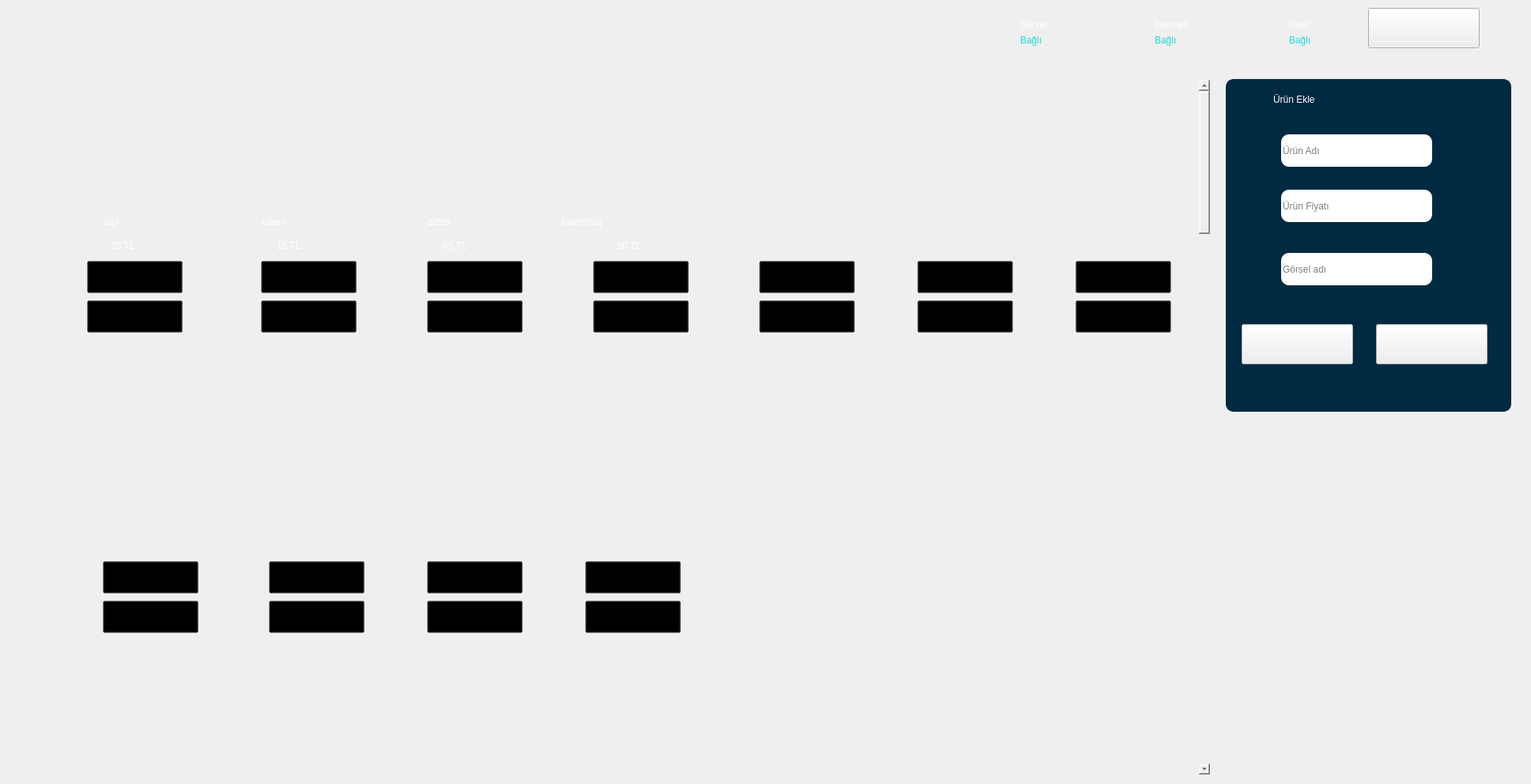
<?xml version="1.0" encoding="UTF-8"?>
<ui version="4.0">
 <class>frmAyarlar</class>
 <widget class="QWidget" name="frmAyarlar">
  <property name="geometry">
   <rect>
    <x>0</x>
    <y>0</y>
    <width>1936</width>
    <height>992</height>
   </rect>
  </property>
  <property name="windowTitle">
   <string>Form</string>
  </property>
  <property name="styleSheet">
   <string notr="true">#frmAyarlar{
background-image: url(:/arkaplan/3607424.jpg);
}</string>
  </property>
  <widget class="QScrollArea" name="scrollUrunler">
   <property name="geometry">
    <rect>
     <x>10</x>
     <y>100</y>
     <width>1521</width>
     <height>881</height>
    </rect>
   </property>
   <property name="styleSheet">
    <string notr="true">background-color: transparent; /* Tamamen şeffaf arka plan */


</string>
   </property>
   <property name="widgetResizable">
    <bool>true</bool>
   </property>
   <widget class="QWidget" name="scrollAreaWidgetContents">
    <property name="geometry">
     <rect>
      <x>0</x>
      <y>-11</y>
      <width>1498</width>
      <height>5022</height>
     </rect>
    </property>
    <layout class="QVBoxLayout" name="verticalLayout">
     <item>
      <widget class="QFrame" name="urunlerFrame">
       <property name="minimumSize">
        <size>
         <width>0</width>
         <height>5000</height>
        </size>
       </property>
       <property name="styleSheet">
        <string notr="true">#urunlerFrame{
selection-background-color: qlineargradient(spread:pad, x1:0, y1:0, x2:1, y2:0, stop:0 rgba(0, 0, 0, 0), stop:1 rgba(255, 255, 255, 255));
}</string>
       </property>
       <property name="frameShape">
        <enum>QFrame::StyledPanel</enum>
       </property>
       <property name="frameShadow">
        <enum>QFrame::Raised</enum>
       </property>
       <widget class="QLabel" name="lbl1">
        <property name="geometry">
         <rect>
          <x>80</x>
          <y>10</y>
          <width>151</width>
          <height>131</height>
         </rect>
        </property>
        <property name="styleSheet">
         <string notr="true">border-image: url(:/iconlar/silgi.jpg);
border-radius: 10px;</string>
        </property>
        <property name="text">
         <string/>
        </property>
       </widget>
       <widget class="QLabel" name="lblFiat3">
        <property name="geometry">
         <rect>
          <x>540</x>
          <y>180</y>
          <width>101</width>
          <height>41</height>
         </rect>
        </property>
        <property name="styleSheet">
         <string notr="true">color:white;
font: 87 13pt &quot;Arial Black&quot;;
</string>
        </property>
        <property name="text">
         <string>65 TL</string>
        </property>
        <property name="margin">
         <number>0</number>
        </property>
       </widget>
       <widget class="QLabel" name="lblFiat2">
        <property name="geometry">
         <rect>
          <x>330</x>
          <y>180</y>
          <width>101</width>
          <height>41</height>
         </rect>
        </property>
        <property name="styleSheet">
         <string notr="true">color:white;
font: 87 13pt &quot;Arial Black&quot;;
</string>
        </property>
        <property name="text">
         <string>15 TL</string>
        </property>
        <property name="margin">
         <number>0</number>
        </property>
       </widget>
       <widget class="QLabel" name="lbl2">
        <property name="geometry">
         <rect>
          <x>290</x>
          <y>10</y>
          <width>151</width>
          <height>131</height>
         </rect>
        </property>
        <property name="styleSheet">
         <string notr="true">border-image: url(:/iconlar/kalem.png);
border-radius: 10px;</string>
        </property>
        <property name="text">
         <string/>
        </property>
       </widget>
       <widget class="QPushButton" name="urunGuncelle1">
        <property name="geometry">
         <rect>
          <x>90</x>
          <y>220</y>
          <width>121</width>
          <height>41</height>
         </rect>
        </property>
        <property name="styleSheet">
         <string notr="true">border-image: url(:/iconlar/Custom-Icon-Design-Flatastic-4-Shopping-cart-add.512.png);
border-image: url(:/butonlar/ugncl.png);
border-rodius:15px;</string>
        </property>
        <property name="text">
         <string/>
        </property>
       </widget>
       <widget class="QLabel" name="lbl4">
        <property name="geometry">
         <rect>
          <x>710</x>
          <y>10</y>
          <width>151</width>
          <height>131</height>
         </rect>
        </property>
        <property name="styleSheet">
         <string notr="true">border-image: url(:/iconlar/kalemTiras.png);
border-radius: 10px;</string>
        </property>
        <property name="text">
         <string/>
        </property>
       </widget>
       <widget class="QLabel" name="txt3">
        <property name="geometry">
         <rect>
          <x>520</x>
          <y>150</y>
          <width>111</width>
          <height>41</height>
         </rect>
        </property>
        <property name="styleSheet">
         <string notr="true">color:white;
font: 87 20pt &quot;Arial Black&quot;;
</string>
        </property>
        <property name="text">
         <string>defter</string>
        </property>
        <property name="margin">
         <number>0</number>
        </property>
       </widget>
       <widget class="QLabel" name="lblFiat1">
        <property name="geometry">
         <rect>
          <x>120</x>
          <y>180</y>
          <width>101</width>
          <height>41</height>
         </rect>
        </property>
        <property name="styleSheet">
         <string notr="true">color:white;
font: 87 13pt &quot;Arial Black&quot;;
</string>
        </property>
        <property name="text">
         <string>20 TL</string>
        </property>
        <property name="margin">
         <number>0</number>
        </property>
       </widget>
       <widget class="QLabel" name="lblFiat4">
        <property name="geometry">
         <rect>
          <x>760</x>
          <y>180</y>
          <width>101</width>
          <height>41</height>
         </rect>
        </property>
        <property name="styleSheet">
         <string notr="true">color:white;
font: 87 13pt &quot;Arial Black&quot;;
</string>
        </property>
        <property name="text">
         <string>10 TL</string>
        </property>
        <property name="margin">
         <number>0</number>
        </property>
       </widget>
       <widget class="QLabel" name="txt4">
        <property name="geometry">
         <rect>
          <x>690</x>
          <y>150</y>
          <width>211</width>
          <height>41</height>
         </rect>
        </property>
        <property name="styleSheet">
         <string notr="true">color:white;
font: 87 20pt &quot;Arial Black&quot;;
</string>
        </property>
        <property name="text">
         <string>kalemtraş</string>
        </property>
        <property name="margin">
         <number>0</number>
        </property>
       </widget>
       <widget class="QLabel" name="txt1">
        <property name="geometry">
         <rect>
          <x>110</x>
          <y>150</y>
          <width>91</width>
          <height>41</height>
         </rect>
        </property>
        <property name="styleSheet">
         <string notr="true">color:white;
font: 87 20pt &quot;Arial Black&quot;;
</string>
        </property>
        <property name="text">
         <string>silgi</string>
        </property>
        <property name="margin">
         <number>0</number>
        </property>
       </widget>
       <widget class="QLabel" name="lbl3">
        <property name="geometry">
         <rect>
          <x>500</x>
          <y>10</y>
          <width>151</width>
          <height>131</height>
         </rect>
        </property>
        <property name="styleSheet">
         <string notr="true">border-image: url(:/iconlar/defter.png);
border-radius: 10px;</string>
        </property>
        <property name="text">
         <string/>
        </property>
       </widget>
       <widget class="QLabel" name="txt2">
        <property name="geometry">
         <rect>
          <x>310</x>
          <y>150</y>
          <width>111</width>
          <height>41</height>
         </rect>
        </property>
        <property name="styleSheet">
         <string notr="true">color:white;
font: 87 20pt &quot;Arial Black&quot;;
</string>
        </property>
        <property name="text">
         <string>kalem</string>
        </property>
        <property name="margin">
         <number>0</number>
        </property>
       </widget>
       <widget class="QLabel" name="lblFiat4_6">
        <property name="geometry">
         <rect>
          <x>310</x>
          <y>540</y>
          <width>101</width>
          <height>41</height>
         </rect>
        </property>
        <property name="styleSheet">
         <string notr="true">color:white;
font: 87 13pt &quot;Arial Black&quot;;
</string>
        </property>
        <property name="text">
         <string/>
        </property>
        <property name="margin">
         <number>0</number>
        </property>
       </widget>
       <widget class="QLabel" name="lbl8">
        <property name="geometry">
         <rect>
          <x>70</x>
          <y>370</y>
          <width>151</width>
          <height>131</height>
         </rect>
        </property>
        <property name="styleSheet">
         <string notr="true">border-image: url(:/iconlar/);
border-radius: 10px;</string>
        </property>
        <property name="text">
         <string/>
        </property>
       </widget>
       <widget class="QLabel" name="lblFiat4_7">
        <property name="geometry">
         <rect>
          <x>120</x>
          <y>540</y>
          <width>101</width>
          <height>41</height>
         </rect>
        </property>
        <property name="styleSheet">
         <string notr="true">color:white;
font: 87 13pt &quot;Arial Black&quot;;
</string>
        </property>
        <property name="text">
         <string/>
        </property>
        <property name="margin">
         <number>0</number>
        </property>
       </widget>
       <widget class="QLabel" name="txt4_6">
        <property name="geometry">
         <rect>
          <x>240</x>
          <y>510</y>
          <width>211</width>
          <height>41</height>
         </rect>
        </property>
        <property name="styleSheet">
         <string notr="true">color:white;
font: 87 20pt &quot;Arial Black&quot;;
</string>
        </property>
        <property name="text">
         <string/>
        </property>
        <property name="margin">
         <number>0</number>
        </property>
       </widget>
       <widget class="QLabel" name="txt4_7">
        <property name="geometry">
         <rect>
          <x>50</x>
          <y>510</y>
          <width>211</width>
          <height>41</height>
         </rect>
        </property>
        <property name="styleSheet">
         <string notr="true">color:white;
font: 87 20pt &quot;Arial Black&quot;;
</string>
        </property>
        <property name="text">
         <string/>
        </property>
        <property name="margin">
         <number>0</number>
        </property>
       </widget>
       <widget class="QLabel" name="lbl4_7">
        <property name="geometry">
         <rect>
          <x>260</x>
          <y>370</y>
          <width>151</width>
          <height>131</height>
         </rect>
        </property>
        <property name="styleSheet">
         <string notr="true">border-image: url(:/iconlar/);
border-radius: 10px;</string>
        </property>
        <property name="text">
         <string/>
        </property>
       </widget>
       <widget class="QLabel" name="txt4_8">
        <property name="geometry">
         <rect>
          <x>660</x>
          <y>510</y>
          <width>211</width>
          <height>41</height>
         </rect>
        </property>
        <property name="styleSheet">
         <string notr="true">color:white;
font: 87 20pt &quot;Arial Black&quot;;
</string>
        </property>
        <property name="text">
         <string/>
        </property>
        <property name="margin">
         <number>0</number>
        </property>
       </widget>
       <widget class="QLabel" name="lbl4_8">
        <property name="geometry">
         <rect>
          <x>490</x>
          <y>370</y>
          <width>151</width>
          <height>131</height>
         </rect>
        </property>
        <property name="styleSheet">
         <string notr="true">border-image: url(:/iconlar/);
border-radius: 10px;</string>
        </property>
        <property name="text">
         <string/>
        </property>
       </widget>
       <widget class="QLabel" name="txt4_9">
        <property name="geometry">
         <rect>
          <x>470</x>
          <y>510</y>
          <width>211</width>
          <height>41</height>
         </rect>
        </property>
        <property name="styleSheet">
         <string notr="true">color:white;
font: 87 20pt &quot;Arial Black&quot;;
</string>
        </property>
        <property name="text">
         <string/>
        </property>
        <property name="margin">
         <number>0</number>
        </property>
       </widget>
       <widget class="QLabel" name="lbl4_9">
        <property name="geometry">
         <rect>
          <x>680</x>
          <y>370</y>
          <width>151</width>
          <height>131</height>
         </rect>
        </property>
        <property name="styleSheet">
         <string notr="true">border-image: url(:/iconlar/);
border-radius: 10px;</string>
        </property>
        <property name="text">
         <string/>
        </property>
       </widget>
       <widget class="QLabel" name="lblFiat4_8">
        <property name="geometry">
         <rect>
          <x>730</x>
          <y>540</y>
          <width>101</width>
          <height>41</height>
         </rect>
        </property>
        <property name="styleSheet">
         <string notr="true">color:white;
font: 87 13pt &quot;Arial Black&quot;;
</string>
        </property>
        <property name="text">
         <string/>
        </property>
        <property name="margin">
         <number>0</number>
        </property>
       </widget>
       <widget class="QLabel" name="lblFiat4_9">
        <property name="geometry">
         <rect>
          <x>540</x>
          <y>540</y>
          <width>101</width>
          <height>41</height>
         </rect>
        </property>
        <property name="styleSheet">
         <string notr="true">color:white;
font: 87 13pt &quot;Arial Black&quot;;
</string>
        </property>
        <property name="text">
         <string/>
        </property>
        <property name="margin">
         <number>0</number>
        </property>
       </widget>
       <widget class="QLabel" name="lbl5">
        <property name="geometry">
         <rect>
          <x>920</x>
          <y>10</y>
          <width>151</width>
          <height>131</height>
         </rect>
        </property>
        <property name="styleSheet">
         <string notr="true">border-image: url(:/iconlar/);
border-radius: 10px;</string>
        </property>
        <property name="text">
         <string/>
        </property>
       </widget>
       <widget class="QLabel" name="txt5">
        <property name="geometry">
         <rect>
          <x>900</x>
          <y>150</y>
          <width>211</width>
          <height>41</height>
         </rect>
        </property>
        <property name="styleSheet">
         <string notr="true">color:white;
font: 87 20pt &quot;Arial Black&quot;;
</string>
        </property>
        <property name="text">
         <string/>
        </property>
        <property name="margin">
         <number>0</number>
        </property>
       </widget>
       <widget class="QLabel" name="lblFiat5">
        <property name="geometry">
         <rect>
          <x>950</x>
          <y>180</y>
          <width>101</width>
          <height>41</height>
         </rect>
        </property>
        <property name="styleSheet">
         <string notr="true">color:white;
font: 87 13pt &quot;Arial Black&quot;;
</string>
        </property>
        <property name="text">
         <string/>
        </property>
        <property name="margin">
         <number>0</number>
        </property>
       </widget>
       <widget class="QLabel" name="lblFiat6">
        <property name="geometry">
         <rect>
          <x>1150</x>
          <y>180</y>
          <width>101</width>
          <height>41</height>
         </rect>
        </property>
        <property name="styleSheet">
         <string notr="true">color:white;
font: 87 13pt &quot;Arial Black&quot;;
</string>
        </property>
        <property name="text">
         <string/>
        </property>
        <property name="margin">
         <number>0</number>
        </property>
       </widget>
       <widget class="QLabel" name="lbl6">
        <property name="geometry">
         <rect>
          <x>1120</x>
          <y>10</y>
          <width>151</width>
          <height>131</height>
         </rect>
        </property>
        <property name="styleSheet">
         <string notr="true">border-image: url(:/iconlar/);
border-radius: 10px;</string>
        </property>
        <property name="text">
         <string/>
        </property>
       </widget>
       <widget class="QLabel" name="txt6">
        <property name="geometry">
         <rect>
          <x>1100</x>
          <y>150</y>
          <width>211</width>
          <height>41</height>
         </rect>
        </property>
        <property name="styleSheet">
         <string notr="true">color:white;
font: 87 20pt &quot;Arial Black&quot;;
</string>
        </property>
        <property name="text">
         <string/>
        </property>
        <property name="margin">
         <number>0</number>
        </property>
       </widget>
       <widget class="QLabel" name="lbl7">
        <property name="geometry">
         <rect>
          <x>1330</x>
          <y>10</y>
          <width>151</width>
          <height>131</height>
         </rect>
        </property>
        <property name="styleSheet">
         <string notr="true">border-image: url(:/iconlar/);
border-radius: 10px;</string>
        </property>
        <property name="text">
         <string/>
        </property>
       </widget>
       <widget class="QLabel" name="txt7">
        <property name="geometry">
         <rect>
          <x>1310</x>
          <y>150</y>
          <width>211</width>
          <height>41</height>
         </rect>
        </property>
        <property name="styleSheet">
         <string notr="true">color:white;
font: 87 20pt &quot;Arial Black&quot;;
</string>
        </property>
        <property name="text">
         <string/>
        </property>
        <property name="margin">
         <number>0</number>
        </property>
       </widget>
       <widget class="QLabel" name="lblFiat7">
        <property name="geometry">
         <rect>
          <x>1350</x>
          <y>170</y>
          <width>101</width>
          <height>41</height>
         </rect>
        </property>
        <property name="styleSheet">
         <string notr="true">color:white;
font: 87 13pt &quot;Arial Black&quot;;
</string>
        </property>
        <property name="text">
         <string/>
        </property>
        <property name="margin">
         <number>0</number>
        </property>
       </widget>
       <widget class="QPushButton" name="urunSil1">
        <property name="geometry">
         <rect>
          <x>90</x>
          <y>270</y>
          <width>121</width>
          <height>41</height>
         </rect>
        </property>
        <property name="styleSheet">
         <string notr="true">border-image: url(:/butonlar/usıl.png);
border-rodius:15px;</string>
        </property>
        <property name="text">
         <string/>
        </property>
       </widget>
       <widget class="QPushButton" name="urunGuncelle2">
        <property name="geometry">
         <rect>
          <x>310</x>
          <y>220</y>
          <width>121</width>
          <height>41</height>
         </rect>
        </property>
        <property name="styleSheet">
         <string notr="true">border-image: url(:/iconlar/Custom-Icon-Design-Flatastic-4-Shopping-cart-add.512.png);
border-image: url(:/butonlar/ugncl.png);
border-rodius:15px;</string>
        </property>
        <property name="text">
         <string/>
        </property>
       </widget>
       <widget class="QPushButton" name="urunSil2">
        <property name="geometry">
         <rect>
          <x>310</x>
          <y>270</y>
          <width>121</width>
          <height>41</height>
         </rect>
        </property>
        <property name="styleSheet">
         <string notr="true">border-image: url(:/butonlar/usıl.png);
border-rodius:15px;</string>
        </property>
        <property name="text">
         <string/>
        </property>
       </widget>
       <widget class="QPushButton" name="urunSil3">
        <property name="geometry">
         <rect>
          <x>520</x>
          <y>270</y>
          <width>121</width>
          <height>41</height>
         </rect>
        </property>
        <property name="styleSheet">
         <string notr="true">border-image: url(:/butonlar/usıl.png);
border-rodius:15px;</string>
        </property>
        <property name="text">
         <string/>
        </property>
       </widget>
       <widget class="QPushButton" name="urunGuncelle3">
        <property name="geometry">
         <rect>
          <x>520</x>
          <y>220</y>
          <width>121</width>
          <height>41</height>
         </rect>
        </property>
        <property name="styleSheet">
         <string notr="true">border-image: url(:/iconlar/Custom-Icon-Design-Flatastic-4-Shopping-cart-add.512.png);
border-image: url(:/butonlar/ugncl.png);
border-rodius:15px;</string>
        </property>
        <property name="text">
         <string/>
        </property>
       </widget>
       <widget class="QPushButton" name="urunGuncelle4">
        <property name="geometry">
         <rect>
          <x>730</x>
          <y>220</y>
          <width>121</width>
          <height>41</height>
         </rect>
        </property>
        <property name="styleSheet">
         <string notr="true">border-image: url(:/iconlar/Custom-Icon-Design-Flatastic-4-Shopping-cart-add.512.png);
border-image: url(:/butonlar/ugncl.png);
border-rodius:15px;</string>
        </property>
        <property name="text">
         <string/>
        </property>
       </widget>
       <widget class="QPushButton" name="urunSil4">
        <property name="geometry">
         <rect>
          <x>730</x>
          <y>270</y>
          <width>121</width>
          <height>41</height>
         </rect>
        </property>
        <property name="styleSheet">
         <string notr="true">border-image: url(:/butonlar/usıl.png);
border-rodius:15px;</string>
        </property>
        <property name="text">
         <string/>
        </property>
       </widget>
       <widget class="QPushButton" name="urunGuncelle5">
        <property name="geometry">
         <rect>
          <x>940</x>
          <y>220</y>
          <width>121</width>
          <height>41</height>
         </rect>
        </property>
        <property name="styleSheet">
         <string notr="true">border-image: url(:/iconlar/Custom-Icon-Design-Flatastic-4-Shopping-cart-add.512.png);
border-image: url(:/butonlar/ugncl.png);
border-rodius:15px;</string>
        </property>
        <property name="text">
         <string/>
        </property>
       </widget>
       <widget class="QPushButton" name="urunSil5">
        <property name="geometry">
         <rect>
          <x>940</x>
          <y>270</y>
          <width>121</width>
          <height>41</height>
         </rect>
        </property>
        <property name="styleSheet">
         <string notr="true">border-image: url(:/butonlar/usıl.png);
border-rodius:15px;</string>
        </property>
        <property name="text">
         <string/>
        </property>
       </widget>
       <widget class="QPushButton" name="urunGuncelle6">
        <property name="geometry">
         <rect>
          <x>1140</x>
          <y>220</y>
          <width>121</width>
          <height>41</height>
         </rect>
        </property>
        <property name="styleSheet">
         <string notr="true">border-image: url(:/iconlar/Custom-Icon-Design-Flatastic-4-Shopping-cart-add.512.png);
border-image: url(:/butonlar/ugncl.png);
border-rodius:15px;</string>
        </property>
        <property name="text">
         <string/>
        </property>
       </widget>
       <widget class="QPushButton" name="urunSil6">
        <property name="geometry">
         <rect>
          <x>1140</x>
          <y>270</y>
          <width>121</width>
          <height>41</height>
         </rect>
        </property>
        <property name="styleSheet">
         <string notr="true">border-image: url(:/butonlar/usıl.png);
border-rodius:15px;</string>
        </property>
        <property name="text">
         <string/>
        </property>
       </widget>
       <widget class="QPushButton" name="urunGuncelle7">
        <property name="geometry">
         <rect>
          <x>1340</x>
          <y>220</y>
          <width>121</width>
          <height>41</height>
         </rect>
        </property>
        <property name="styleSheet">
         <string notr="true">border-image: url(:/iconlar/Custom-Icon-Design-Flatastic-4-Shopping-cart-add.512.png);
border-image: url(:/butonlar/ugncl.png);
border-rodius:15px;</string>
        </property>
        <property name="text">
         <string/>
        </property>
       </widget>
       <widget class="QPushButton" name="urunSil7">
        <property name="geometry">
         <rect>
          <x>1340</x>
          <y>270</y>
          <width>121</width>
          <height>41</height>
         </rect>
        </property>
        <property name="styleSheet">
         <string notr="true">border-image: url(:/butonlar/usıl.png);
border-rodius:15px;</string>
        </property>
        <property name="text">
         <string/>
        </property>
       </widget>
       <widget class="QPushButton" name="urunGuncelle8">
        <property name="geometry">
         <rect>
          <x>110</x>
          <y>600</y>
          <width>121</width>
          <height>41</height>
         </rect>
        </property>
        <property name="styleSheet">
         <string notr="true">border-image: url(:/iconlar/Custom-Icon-Design-Flatastic-4-Shopping-cart-add.512.png);
border-image: url(:/butonlar/ugncl.png);
border-rodius:15px;</string>
        </property>
        <property name="text">
         <string/>
        </property>
       </widget>
       <widget class="QPushButton" name="urunSil8">
        <property name="geometry">
         <rect>
          <x>110</x>
          <y>650</y>
          <width>121</width>
          <height>41</height>
         </rect>
        </property>
        <property name="styleSheet">
         <string notr="true">border-image: url(:/butonlar/usıl.png);
border-rodius:15px;</string>
        </property>
        <property name="text">
         <string/>
        </property>
       </widget>
       <widget class="QPushButton" name="urunGuncelle10">
        <property name="geometry">
         <rect>
          <x>520</x>
          <y>600</y>
          <width>121</width>
          <height>41</height>
         </rect>
        </property>
        <property name="styleSheet">
         <string notr="true">border-image: url(:/iconlar/Custom-Icon-Design-Flatastic-4-Shopping-cart-add.512.png);
border-image: url(:/butonlar/ugncl.png);
border-rodius:15px;</string>
        </property>
        <property name="text">
         <string/>
        </property>
       </widget>
       <widget class="QPushButton" name="urunSil9">
        <property name="geometry">
         <rect>
          <x>320</x>
          <y>650</y>
          <width>121</width>
          <height>41</height>
         </rect>
        </property>
        <property name="styleSheet">
         <string notr="true">border-image: url(:/butonlar/usıl.png);
border-rodius:15px;</string>
        </property>
        <property name="text">
         <string/>
        </property>
       </widget>
       <widget class="QPushButton" name="urunGuncelle9">
        <property name="geometry">
         <rect>
          <x>320</x>
          <y>600</y>
          <width>121</width>
          <height>41</height>
         </rect>
        </property>
        <property name="styleSheet">
         <string notr="true">border-image: url(:/iconlar/Custom-Icon-Design-Flatastic-4-Shopping-cart-add.512.png);
border-image: url(:/butonlar/ugncl.png);
border-rodius:15px;</string>
        </property>
        <property name="text">
         <string/>
        </property>
       </widget>
       <widget class="QPushButton" name="urunSil10">
        <property name="geometry">
         <rect>
          <x>520</x>
          <y>650</y>
          <width>121</width>
          <height>41</height>
         </rect>
        </property>
        <property name="styleSheet">
         <string notr="true">border-image: url(:/butonlar/usıl.png);
border-rodius:15px;</string>
        </property>
        <property name="text">
         <string/>
        </property>
       </widget>
       <widget class="QPushButton" name="urunGuncelle11">
        <property name="geometry">
         <rect>
          <x>720</x>
          <y>600</y>
          <width>121</width>
          <height>41</height>
         </rect>
        </property>
        <property name="styleSheet">
         <string notr="true">border-image: url(:/iconlar/Custom-Icon-Design-Flatastic-4-Shopping-cart-add.512.png);
border-image: url(:/butonlar/ugncl.png);
border-rodius:15px;</string>
        </property>
        <property name="text">
         <string/>
        </property>
       </widget>
       <widget class="QPushButton" name="urunSil11">
        <property name="geometry">
         <rect>
          <x>720</x>
          <y>650</y>
          <width>121</width>
          <height>41</height>
         </rect>
        </property>
        <property name="styleSheet">
         <string notr="true">border-image: url(:/butonlar/usıl.png);
border-rodius:15px;</string>
        </property>
        <property name="text">
         <string/>
        </property>
       </widget>
      </widget>
     </item>
    </layout>
   </widget>
  </widget>
  <widget class="QLabel" name="label_5">
   <property name="geometry">
    <rect>
     <x>1460</x>
     <y>20</y>
     <width>81</width>
     <height>21</height>
    </rect>
   </property>
   <property name="styleSheet">
    <string notr="true">color:white;
font: 87 10pt &quot;Arial Black&quot;;
</string>
   </property>
   <property name="text">
    <string>Internet</string>
   </property>
  </widget>
  <widget class="QLabel" name="label_2">
   <property name="geometry">
    <rect>
     <x>1220</x>
     <y>5</y>
     <width>61</width>
     <height>51</height>
    </rect>
   </property>
   <property name="styleSheet">
    <string notr="true">border-image: url(:/iconlar/server.png);</string>
   </property>
   <property name="text">
    <string/>
   </property>
  </widget>
  <widget class="QLabel" name="label_3">
   <property name="geometry">
    <rect>
     <x>1390</x>
     <y>5</y>
     <width>61</width>
     <height>51</height>
    </rect>
   </property>
   <property name="styleSheet">
    <string notr="true">border-image: url(:/iconlar/signal.png);</string>
   </property>
   <property name="text">
    <string/>
   </property>
  </widget>
  <widget class="QLabel" name="label_4">
   <property name="geometry">
    <rect>
     <x>1290</x>
     <y>20</y>
     <width>71</width>
     <height>21</height>
    </rect>
   </property>
   <property name="styleSheet">
    <string notr="true">color:white;
font: 87 10pt &quot;Arial Black&quot;;
</string>
   </property>
   <property name="text">
    <string>Server</string>
   </property>
  </widget>
  <widget class="QLabel" name="label_9">
   <property name="geometry">
    <rect>
     <x>1630</x>
     <y>40</y>
     <width>81</width>
     <height>21</height>
    </rect>
   </property>
   <property name="styleSheet">
    <string notr="true">color:#20dad8;
font: 87 10pt &quot;Arial Black&quot;;
</string>
   </property>
   <property name="text">
    <string>Bağlı</string>
   </property>
  </widget>
  <widget class="QLabel" name="label">
   <property name="geometry">
    <rect>
     <x>1560</x>
     <y>5</y>
     <width>61</width>
     <height>51</height>
    </rect>
   </property>
   <property name="styleSheet">
    <string notr="true">border-image: url(:/iconlar/user.png);</string>
   </property>
   <property name="text">
    <string/>
   </property>
  </widget>
  <widget class="QLabel" name="label_6">
   <property name="geometry">
    <rect>
     <x>1630</x>
     <y>20</y>
     <width>81</width>
     <height>21</height>
    </rect>
   </property>
   <property name="styleSheet">
    <string notr="true">color:white;
font: 87 10pt &quot;Arial Black&quot;;
</string>
   </property>
   <property name="text">
    <string>User</string>
   </property>
  </widget>
  <widget class="QLabel" name="label_8">
   <property name="geometry">
    <rect>
     <x>1460</x>
     <y>40</y>
     <width>81</width>
     <height>21</height>
    </rect>
   </property>
   <property name="styleSheet">
    <string notr="true">color:#20dad8;
font: 87 10pt &quot;Arial Black&quot;;
</string>
   </property>
   <property name="text">
    <string>Bağlı</string>
   </property>
  </widget>
  <widget class="QLabel" name="label_7">
   <property name="geometry">
    <rect>
     <x>1290</x>
     <y>40</y>
     <width>71</width>
     <height>21</height>
    </rect>
   </property>
   <property name="styleSheet">
    <string notr="true">color:#20dad8;
font: 87 10pt &quot;Arial Black&quot;;
</string>
   </property>
   <property name="text">
    <string>Bağlı</string>
   </property>
  </widget>
  <widget class="QListWidget" name="listwdgSepet">
   <property name="geometry">
    <rect>
     <x>1550</x>
     <y>100</y>
     <width>361</width>
     <height>421</height>
    </rect>
   </property>
   <property name="styleSheet">
    <string notr="true">#listwdgSepet{
	font: 87 8pt &quot;Arial Black&quot;;
	background-color: #002a41;
    border: 3px solid #002a41;  /* Çerçeve rengi ve kalınlığı */
    border-radius: 10px;        /* Köşe yuvarlama */
    padding: 10px;              /* İç boşluk */
	padding-top: 60px;
    padding-bottom: 200px
}
QListWidget::item {
    color: #ffffff; /* Yazı rengi */
	padding: 3px; /* İç boşluk */
    min-height: 10px; /* Öğenin minimum yüksekliği */
}</string>
   </property>
  </widget>
  <widget class="QPushButton" name="btnUrunGeriAl">
   <property name="geometry">
    <rect>
     <x>1570</x>
     <y>410</y>
     <width>141</width>
     <height>51</height>
    </rect>
   </property>
   <property name="styleSheet">
    <string notr="true">border-image: url(:/butonlar/usıl.png);
border-rodius:15px;</string>
   </property>
   <property name="text">
    <string/>
   </property>
  </widget>
  <widget class="QLineEdit" name="lineUrunEkleAd">
   <property name="geometry">
    <rect>
     <x>1620</x>
     <y>170</y>
     <width>191</width>
     <height>41</height>
    </rect>
   </property>
   <property name="styleSheet">
    <string notr="true">color:black;
background-color: white;
font: 87 12pt &quot;Arial Black&quot;;
border-radius: 10px;
text-align: center;          
vertical-align: middle;      
padding: 0;
</string>
   </property>
   <property name="text">
    <string/>
   </property>
   <property name="placeholderText">
    <string>Ürün Adı</string>
   </property>
  </widget>
  <widget class="QLineEdit" name="lineUrunFiyat">
   <property name="geometry">
    <rect>
     <x>1620</x>
     <y>240</y>
     <width>191</width>
     <height>41</height>
    </rect>
   </property>
   <property name="styleSheet">
    <string notr="true">color:black;
background-color: white;
font: 87 12pt &quot;Arial Black&quot;;
border-radius: 10px;
text-align: center;          
vertical-align: middle;      
padding: 0;
</string>
   </property>
   <property name="text">
    <string/>
   </property>
   <property name="placeholderText">
    <string>Ürün Fiyatı</string>
   </property>
  </widget>
  <widget class="QLineEdit" name="lineUrunGorselAdi">
   <property name="geometry">
    <rect>
     <x>1620</x>
     <y>320</y>
     <width>191</width>
     <height>41</height>
    </rect>
   </property>
   <property name="styleSheet">
    <string notr="true">color:black;
background-color: white;
font: 87 12pt &quot;Arial Black&quot;;
border-radius: 10px;
text-align: center;          
vertical-align: middle;      
padding: 0;
</string>
   </property>
   <property name="text">
    <string/>
   </property>
   <property name="placeholderText">
    <string>Görsel adı</string>
   </property>
  </widget>
  <widget class="QLabel" name="label_12">
   <property name="geometry">
    <rect>
     <x>1610</x>
     <y>110</y>
     <width>271</width>
     <height>31</height>
    </rect>
   </property>
   <property name="styleSheet">
    <string notr="true">color:white;
font: 87 18pt &quot;Arial Black&quot;;
</string>
   </property>
   <property name="text">
    <string>Ürün Ekle</string>
   </property>
  </widget>
  <widget class="QPushButton" name="btnUrunKaydet">
   <property name="geometry">
    <rect>
     <x>1740</x>
     <y>410</y>
     <width>141</width>
     <height>51</height>
    </rect>
   </property>
   <property name="autoFillBackground">
    <bool>false</bool>
   </property>
   <property name="styleSheet">
    <string notr="true">border-image: url(:/butonlar/URNKYDT.png);
border-rodius:15px;</string>
   </property>
   <property name="text">
    <string/>
   </property>
  </widget>
  <widget class="QPushButton" name="btnUrunGeriAl_2">
   <property name="geometry">
    <rect>
     <x>1730</x>
     <y>10</y>
     <width>141</width>
     <height>51</height>
    </rect>
   </property>
   <property name="styleSheet">
    <string notr="true">
border-image: url(:/butonlar/8.jpg);
border-rodius:15px;</string>
   </property>
   <property name="text">
    <string/>
   </property>
  </widget>
 </widget>
 <resources>
  <include location="../sistemResimleri/arka_planlar/arkaplanlar.qrc"/>
  <include location="../sistemResimleri/butonlar/butonlar.qrc"/>
  <include location="../sistemResimleri/iconlar/iconlar.qrc"/>
 </resources>
 <connections/>
</ui>
